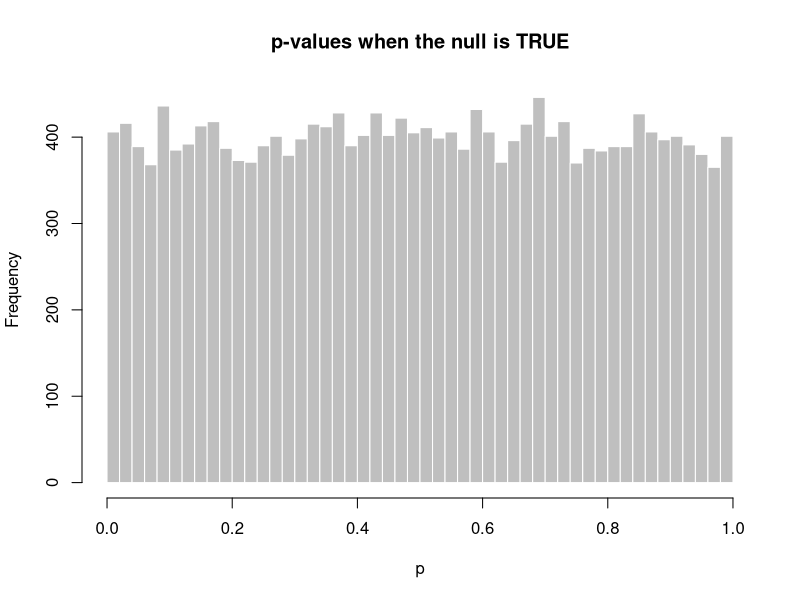
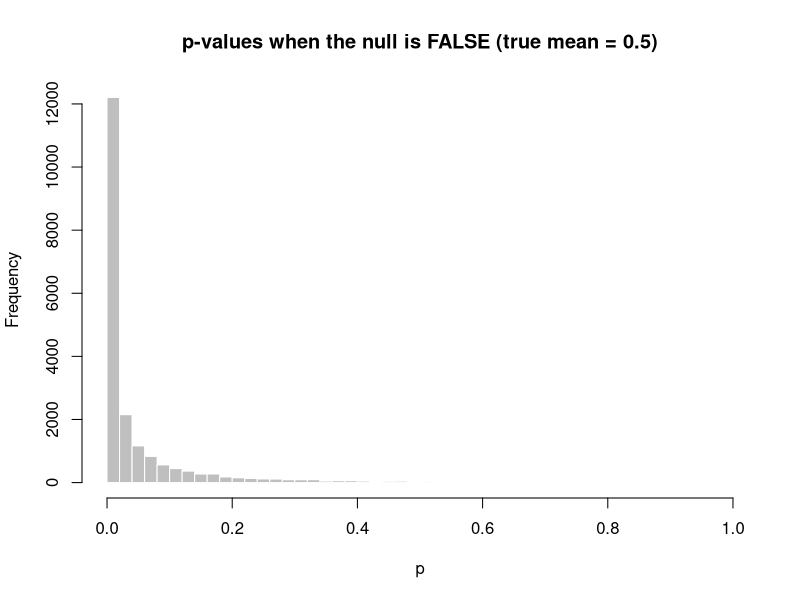
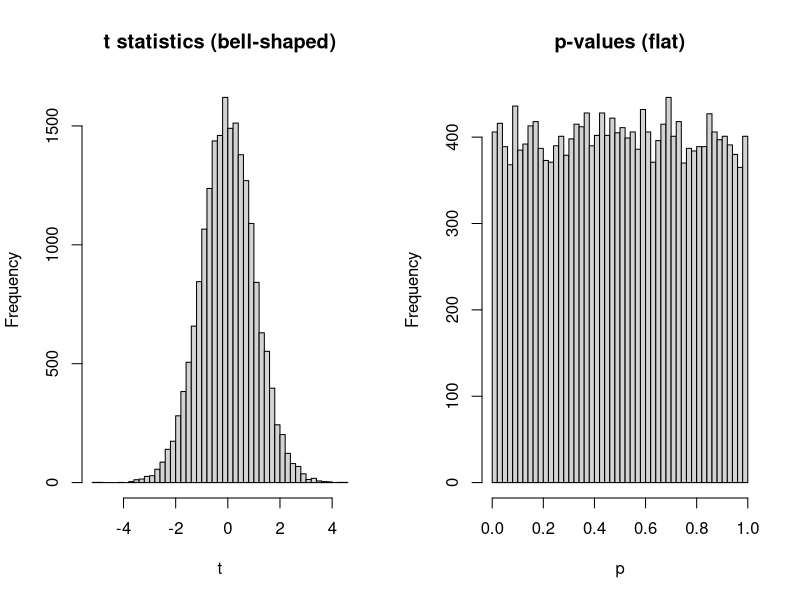
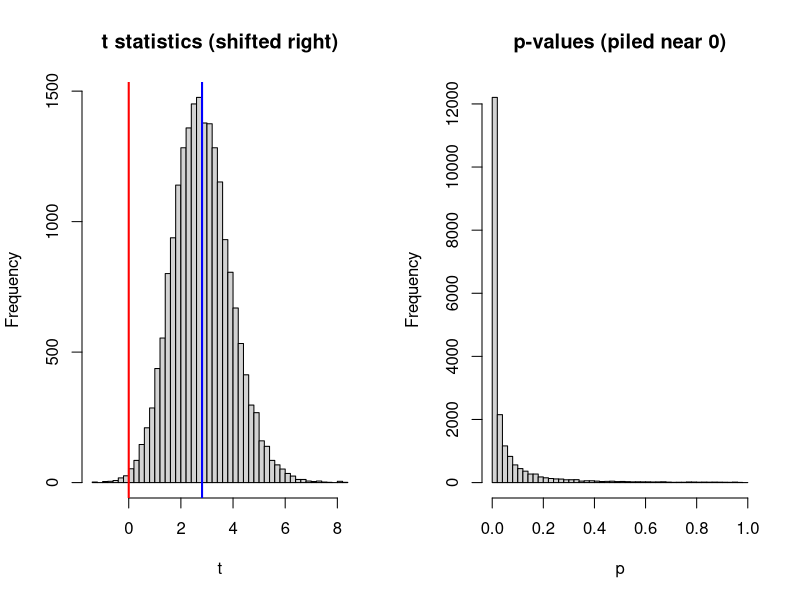
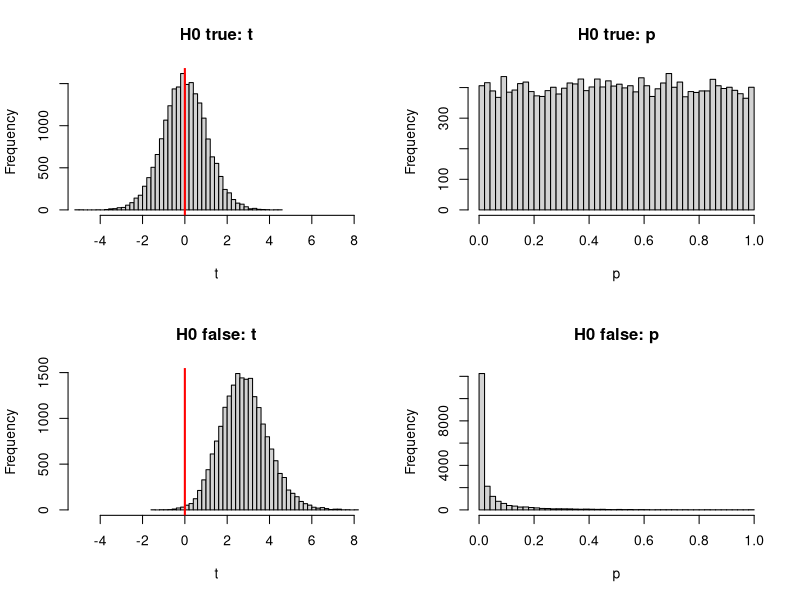

These figures' R source, in order:


# P-Values when the null is true -----------------------------------------------

set.seed(8)
# 20,000 studies in a world where the null is exactly true (does not deviate from mu = 0)
p <- replicate(20000, t.test(rnorm(30), mu = 0)$p.value) # 20000 p values

hist(p, breaks = 40, col = "gray75", border = "white",
     main = "p-values when the null is TRUE", xlab = "p")

round(c(P_below_0.05 = mean(p < 0.05), # 5% of p values are found up to p = 0.05
        P_below_0.50 = mean(p < 0.50), # 50% of p values are found up to p = 0.50
        P_below_0.90 = mean(p < 0.90)), 4) # 90% of p values are found up to p = 0.90

# No data from sampling come as a surprise - what would be a rare occurrence under the null is
# not rare because the null is true.

# Null true: p-values are flat, so p < 0.05 happens 5% of the time (false positives)





# P-Values when the null is false ----------------------------------------------

set.seed(8)
# Null is FALSE: true mean is 0.5, but we still test against mu = 0
# 20000 p values when the null is false
p_alt <- replicate(20000, t.test(rnorm(30, mean = 0.5), mu = 0)$p.value)

hist(p_alt, breaks = 40, col = "gray75", border = "white",
     main = "p-values when the null is FALSE (true mean = 0.5)", xlab = "p")

round(c(P_below_0.05 = mean(p_alt < 0.05), # 75% of p-values are found up to p = 0.05
        P_below_0.50 = mean(p_alt < 0.50), # 97% of p-values are found up to p = 0.50
        P_below_0.90 = mean(p_alt < 0.90)), 4) # 99# of p-values are found up to p = 0.90

# the bulk of p-values sit below p = 0.05. When the null is false, it's common to find data that don't match the null
# Large p-values are rare (data that align with a false null)

# Null false: p-values pile up near 0, so p < 0.05 happens often, 
# and p > 0.05 happens less often (false negatives).


# WHERE P-VALUES FALL ALONG THE DISTRIBTUION  ----------------------------------
################################################################################
# Large p-values (0.8, 0.9) mean the data sit close to what the null predicts, with the sample mean near the claimed value. 
# Small p-values (below 0.05) mean the data sit far from what the null predicts, in the extreme tails of the null world
################################################################################




# How P-Values relate to T-Values when H0 is True ------------------------------
set.seed(8)
t_vals <- replicate(20000, t.test(rnorm(30), mu = 0)$statistic) # 20000 t values
p_vals <- 2 * pt(-abs(t_vals), df = 29) # p values for each t value

par(mfrow = c(1, 2))
hist(t_vals, breaks = 40, main = "t statistics (bell-shaped)", xlab = "t")
hist(p_vals, breaks = 40, main = "p-values (flat)", xlab = "p")


# A classroom analogy to explain p distribution flatness

# Say 100 students take an exam, and you label each by class standing:
#  1st, 2nd, ..., 100th. Now ask, "what is the probability that a randomly chosen 
# student has standing between 41st and 50th?" It's 10%. "Between 91st and 100th?" 
# Also 10%. The standings are not "likely" or "unlikely" on their own. They are just 
# evenly handed out. The exam scores might clump around 75, but that clumping doesn't 
# change how standings are distributed.

# Replace "exam score" with "t statistic" and "class standing" with "p-value," 
# and you have the same situation.



# How P-Values relate to T-Values when H0 is False -----------------------------
set.seed(8)
t_vals_alt <- replicate(20000, t.test(rnorm(30, mean = 0.5), mu = 0)$statistic)
p_vals_alt <- 2 * pt(-abs(t_vals_alt), df = 29)

par(mfrow = c(1, 2))
hist(t_vals_alt, breaks = 40, main = "t statistics (shifted right)", xlab = "t")
abline(v = 0, col = "red", lwd = 2) # H0 - False
abline(v = mean(t_vals_alt), col = "blue", lwd = 2) # True parameter

hist(p_vals_alt, breaks = 40, main = "p-values (piled near 0)", xlab = "p")

mean(p_vals_alt < 0.05)   # power: share of studies that reject H0



# H0 True vs False for T and P Values ------------------------------------------
set.seed(8)
t_null <- replicate(20000, t.test(rnorm(30, mean = 0),   mu = 0)$statistic)
t_alt  <- replicate(20000, t.test(rnorm(30, mean = 0.5), mu = 0)$statistic)
p_null <- 2 * pt(-abs(t_null), df = 29)
p_alt  <- 2 * pt(-abs(t_alt),  df = 29)

par(mfrow = c(2, 2))
hist(t_null, breaks = 40, xlim = c(-5, 8), main = "H0 true: t",  xlab = "t")
abline(v = 0, col = "red", lwd = 2) # H0

hist(p_null, breaks = 40,                  main = "H0 true: p",  xlab = "p")

hist(t_alt,  breaks = 40, xlim = c(-5, 8), main = "H0 false: t", xlab = "t")
abline(v = 0, col = "red", lwd = 2) # H0 - False

hist(p_alt,  breaks = 40,                  main = "H0 false: p", xlab = "p")



# Misreadings of P-Values ------------------------------------------------------

# MISREADING 1) “p=0.03, so there is a 3% chance the null is true.” 
# Why it's wrong: This statement is for P(H0 is true ∣ sample data). The p value is not about
# the probability of the null being true.
# Correction: The p-value is about the probability of obtaining the sample data
# given that the null is true, P(sample data ∣ H0 is true)

# MISREADING 2) "p=0.03, so there is a 97% chance the effect is real.”
# Why it's wrong: Similar to misreading 1 but inverted. The probability is still
# inherently based on the null being true.
# Correction: Same as misreading 1


# MISREADING 3) “p>0.05 so there is no effect.”
# Why it's wrong: P values aren't about effect sizes. The effect might be real, but too small to detect.
# Absence of evidence is not evidence of absence.


# MISREADING 4) “p=0.001, so the effect is large.” 
# Why it's wrong: Same as misreading 3 but inverted, an effect size is small
# and the study was sufficiently powered to detect it.


# MISREADING 5) “The result replicated, because both studies had p<0.05.”
# See lecture6-pValues_misreading5.txt


# Effect Size ------------------------------------------------------------------

# Purpose of P-Value:
# Would data like this (from sampling) be surprising if there were no difference (null was true)?
# P-value can be large or small (probability of getting data assuming null is true),
# P-value can't tell you anything about the magnitude of difference (effect size) between 
# null and truth (when null is false)


# Purpose of Effect size:
# How big is the difference (null is false)?
